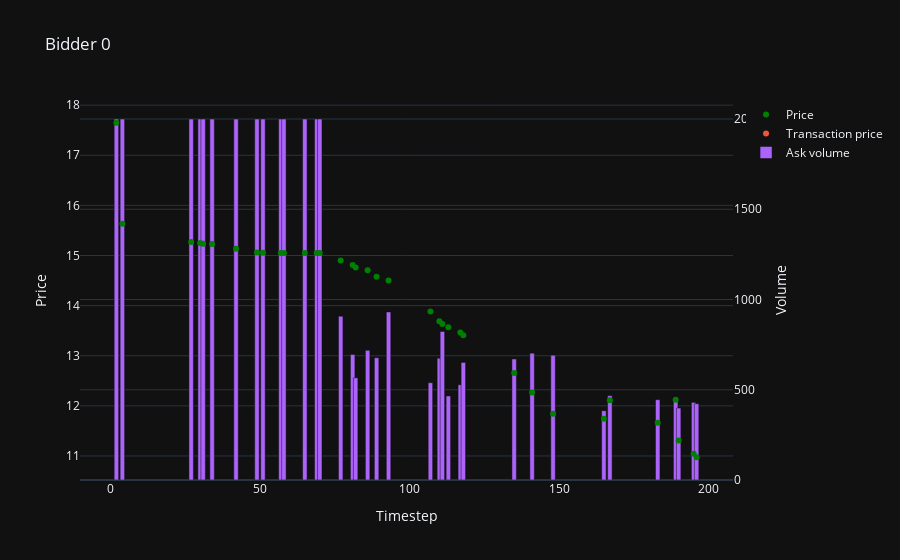
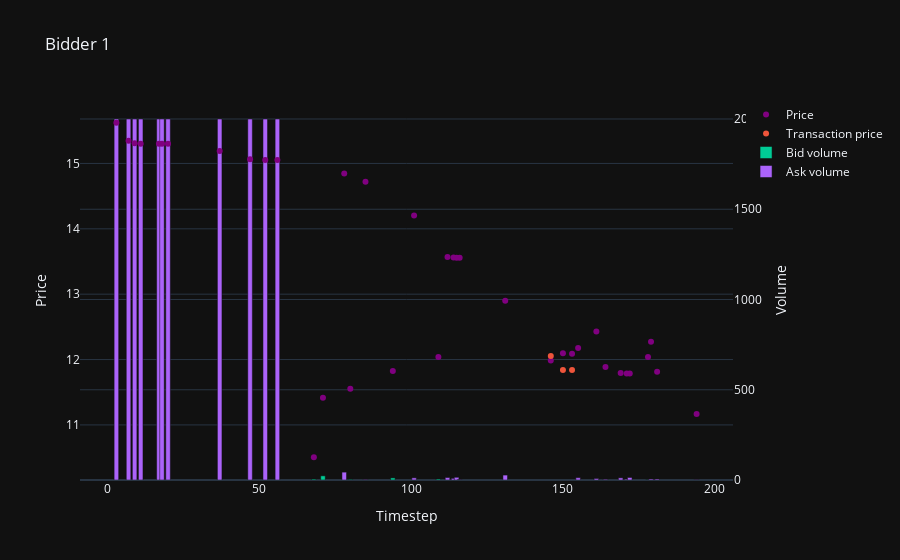
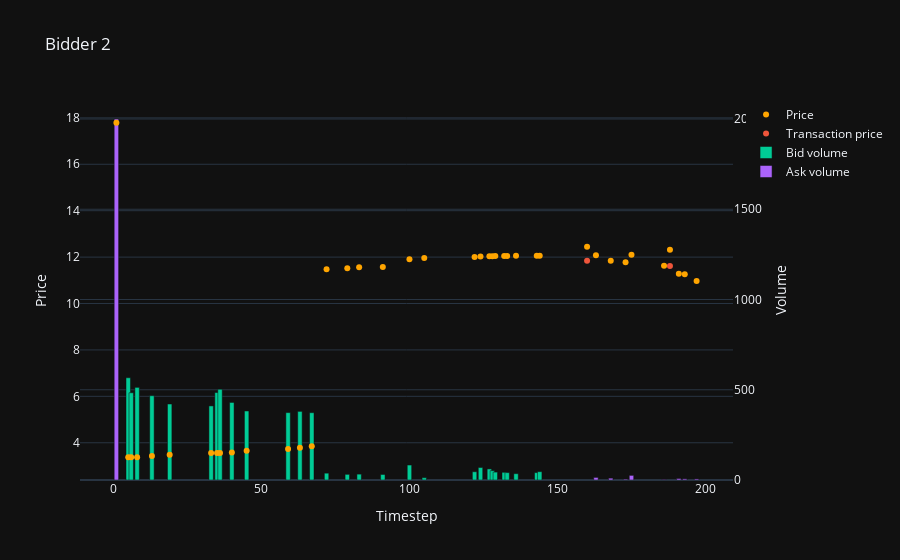
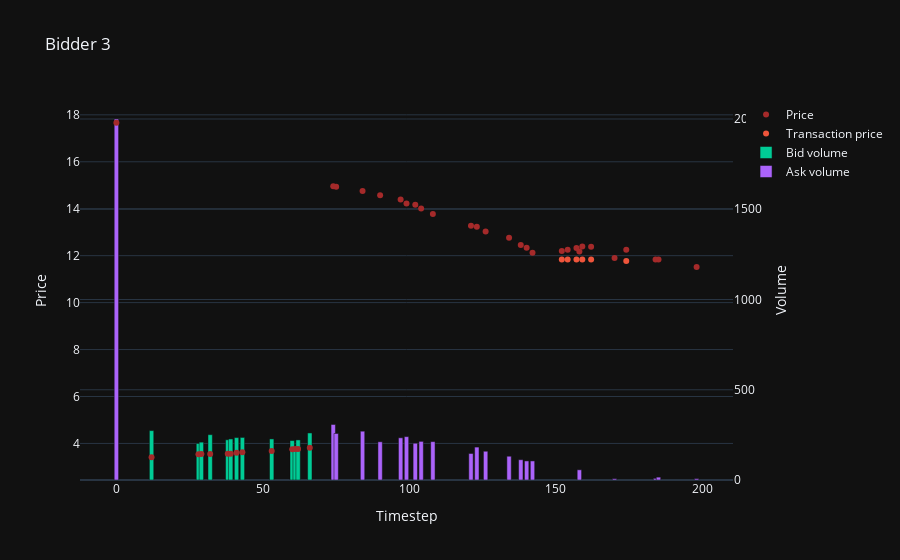

Notebook source saved alongside these figures, in order:
### Code cell
### Bids

for bidder in range(n):
    fig = go.Figure()

    # Add marker for 'bid price'
    fig.add_trace(go.Scatter(
        x=df_bid_logs.loc[df_bid_logs['bidder'] == bidder].index,
        y=df_bid_logs.loc[df_bid_logs['bidder'] == bidder, 'price'],
        mode='markers',
        name=f'Price',
        line=dict(width=2, color=bidder_colors[bidder]),  # Adjust line width if necessary
        yaxis='y'
    ))
    
    # Add marker for 'transaction price'
    fig.add_trace(go.Scatter(
        x=df_bid_logs.loc[df_bid_logs['bidder'] == bidder].index,
        y=df_bid_logs.loc[df_bid_logs['bidder'] == bidder, 'transaction_price'],
        mode='markers',
        name=f'Transaction price',
        line=dict(width=2),  # Adjust line width if necessary
        yaxis='y'
    ))
    
    # Add bar for 'volume'
    fig.add_trace(go.Bar(
        x=df_bid_logs.loc[(df_bid_logs['bidder'] == bidder) & (df_bid_logs['match_flag'] == 'bid')].index,
        y=df_bid_logs.loc[(df_bid_logs['bidder'] == bidder) & (df_bid_logs['match_flag'] == 'bid'), 'volume'],
        name='Bid volume',
        width=1.5,
        yaxis='y2',
    ))
    
    # Add bar for 'volume'
    fig.add_trace(go.Bar(
        x=df_bid_logs.loc[(df_bid_logs['bidder'] == bidder) & (df_bid_logs['match_flag'] == 'ask')].index,
        y=df_bid_logs.loc[(df_bid_logs['bidder'] == bidder) & (df_bid_logs['match_flag'] == 'ask'), 'volume'],
        name='Ask volume',
        width=1.5,
        yaxis='y2',
    ))
    
    # Update layout
    fig.update_layout(
        title=f'Bidder {bidder}',
        xaxis_title='Timestep',
        yaxis=dict(
            title='Price', 
            side='left',
            overlaying='y2',
            position=0),
        yaxis2=dict(
            title='Volume',
            side='right',
            position=1,
            )
    )
    
    # Show the plot
    fig.show()

### Figure 1 — Plotly figure (JSON) as saved in the notebook; plotly's stock layout.template omitted (floating-point values rounded to 4 significant figures)
{"data": [{"line": {"color": "green", "width": 2}, "mode": "markers", "name": "Price", "x": [2, 4, 27, 30, 31, 34, 42, 49, 51, 57, 58, 65, 69, 70, 77, 81, 82, 86, 89, 93, 107, 110, 111, 113, 117, 118, 135, 141, 148, 165, 167, 183, 189, 190, 195, 196], "y": [17.65, 15.63, 15.27, 15.25, 15.24, 15.23, 15.13, 15.06, 15.06, 15.05, 15.05, 15.05, 15.05, 15.05, 14.9, 14.81, 14.76, 14.71, 14.58, 14.5, 13.88, 13.69, 13.64, 13.57, 13.46, 13.41, 12.65, 12.27, 11.84, 11.74, 12.11, 11.66, 12.12, 11.31, 11.05, 10.97], "yaxis": "y", "type": "scatter"}, {"line": {"width": 2}, "mode": "markers", "name": "Transaction price", "x": [2, 4, 27, 30, 31, 34, 42, 49, 51, 57, 58, 65, 69, 70, 77, 81, 82, 86, 89, 93, 107, 110, 111, 113, 117, 118, 135, 141, 148, 165, 167, 183, 189, 190, 195, 196], "y": [null, null, null, null, null, null, null, null, null, null, null, null, null, null, null, null, null, null, null, null, null, null, null, null, null, null, null, null, null, null, null, null, null, null, null, null], "yaxis": "y", "type": "scatter"}, {"name": "Bid volume", "width": 1.5, "x": [], "y": [], "yaxis": "y2", "type": "bar"}, {"name": "Ask volume", "width": 1.5, "x": [2, 4, 27, 30, 31, 34, 42, 49, 51, 57, 58, 65, 69, 70, 77, 81, 82, 86, 89, 93, 107, 110, 111, 113, 117, 118, 135, 141, 148, 165, 167, 183, 189, 190, 195, 196], "y": [2000.0, 2000.0, 2000.0, 2000.0, 2000.0, 2000.0, 2000.0, 2000.0, 2000.0, 2000.0, 2000.0, 2000.0, 2000.0, 2000.0, 907.5, 695.5, 566.2, 718.2, 677.1, 931.1, 539.0, 674.7, 822.7, 465.4, 527.6, 651.3, 670.4, 702.5, 691.5, 383.7, 467.3, 444.9, 435.6, 398.7, 430.0, 422.4], "yaxis": "y2", "type": "bar"}], "layout": {"yaxis": {"title": {"text": "Price"}, "side": "left", "overlaying": "y2", "position": 0}, "yaxis2": {"title": {"text": "Volume"}, "side": "right", "position": 1}, "title": {"text": "Bidder 0"}, "xaxis": {"title": {"text": "Timestep"}}}}

### Figure 2 — Plotly figure (JSON) as saved in the notebook; plotly's stock layout.template omitted (floating-point values rounded to 4 significant figures)
{"data": [{"line": {"color": "purple", "width": 2}, "mode": "markers", "name": "Price", "x": [3, 7, 9, 11, 17, 18, 20, 37, 47, 52, 56, 68, 71, 78, 80, 85, 94, 101, 109, 112, 114, 115, 116, 131, 146, 150, 153, 155, 161, 164, 169, 171, 172, 178, 179, 181, 194], "y": [15.62, 15.35, 15.31, 15.3, 15.3, 15.3, 15.3, 15.19, 15.06, 15.05, 15.05, 10.51, 11.41, 14.85, 11.55, 14.72, 11.83, 14.2, 12.04, 13.57, 13.56, 13.56, 13.56, 12.9, 11.99, 12.1, 12.09, 12.18, 12.43, 11.89, 11.79, 11.79, 11.79, 12.04, 12.27, 11.81, 11.17], "yaxis": "y", "type": "scatter"}, {"line": {"width": 2}, "mode": "markers", "name": "Transaction price", "x": [3, 7, 9, 11, 17, 18, 20, 37, 47, 52, 56, 68, 71, 78, 80, 85, 94, 101, 109, 112, 114, 115, 116, 131, 146, 150, 153, 155, 161, 164, 169, 171, 172, 178, 179, 181, 194], "y": [null, null, null, null, null, null, null, null, null, null, null, null, null, null, null, null, null, null, null, null, null, null, null, null, 12.05, 11.84, 11.84, null, null, null, null, null, null, null, null, null, null], "yaxis": "y", "type": "scatter"}, {"name": "Bid volume", "width": 1.5, "x": [68, 71, 80, 94, 109, 178], "y": [5.124, 23.04, 3.569, 11.65, 5.732, 0.8646], "yaxis": "y2", "type": "bar"}, {"name": "Ask volume", "width": 1.5, "x": [3, 7, 9, 11, 17, 18, 20, 37, 47, 52, 56, 78, 85, 101, 112, 114, 115, 116, 131, 155, 161, 164, 169, 171, 172, 179, 181, 194], "y": [2000.0, 2000.0, 2000.0, 2000.0, 2000.0, 2000.0, 2000.0, 2000.0, 2000.0, 2000.0, 2000.0, 43.56, 3.023, 11.94, 13.56, 8.908, 14.91, 1.898, 27.25, 12.82, 8.317, 4.173, 11.81, 4.706, 13.87, 5.663, 5.557, 1.827], "yaxis": "y2", "type": "bar"}], "layout": {"yaxis": {"title": {"text": "Price"}, "side": "left", "overlaying": "y2", "position": 0}, "yaxis2": {"title": {"text": "Volume"}, "side": "right", "position": 1}, "title": {"text": "Bidder 1"}, "xaxis": {"title": {"text": "Timestep"}}}}

### Figure 3 — Plotly figure (JSON) as saved in the notebook; plotly's stock layout.template omitted (floating-point values rounded to 4 significant figures)
{"data": [{"line": {"color": "orange", "width": 2}, "mode": "markers", "name": "Price", "x": [1, 5, 6, 8, 13, 19, 33, 35, 36, 40, 45, 59, 63, 67, 72, 79, 83, 91, 100, 105, 122, 124, 127, 128, 129, 132, 133, 136, 143, 144, 160, 163, 168, 173, 175, 186, 188, 191, 193, 197], "y": [17.79, 3.375, 3.375, 3.375, 3.424, 3.478, 3.555, 3.555, 3.555, 3.577, 3.654, 3.728, 3.781, 3.845, 11.48, 11.52, 11.57, 11.58, 11.91, 11.97, 12.0, 12.02, 12.03, 12.04, 12.05, 12.05, 12.05, 12.05, 12.05, 12.05, 12.45, 12.08, 11.84, 11.78, 12.1, 11.62, 12.32, 11.28, 11.26, 10.97], "yaxis": "y", "type": "scatter"}, {"line": {"width": 2}, "mode": "markers", "name": "Transaction price", "x": [1, 5, 6, 8, 13, 19, 33, 35, 36, 40, 45, 59, 63, 67, 72, 79, 83, 91, 100, 105, 122, 124, 127, 128, 129, 132, 133, 136, 143, 144, 160, 163, 168, 173, 175, 186, 188, 191, 193, 197], "y": [null, null, null, null, null, null, null, null, null, null, null, null, null, null, null, null, null, null, null, null, null, null, null, null, null, null, null, null, null, null, 11.84, null, null, null, null, null, 11.62, null, null, null], "yaxis": "y", "type": "scatter"}, {"name": "Bid volume", "width": 1.5, "x": [5, 6, 8, 13, 19, 33, 35, 36, 40, 45, 59, 63, 67, 72, 79, 83, 91, 100, 105, 122, 124, 127, 128, 129, 132, 133, 136, 143, 144], "y": [566.5, 483.4, 513.2, 467.1, 420.9, 410.4, 484.6, 502.7, 429.6, 382.3, 373.3, 380.2, 372.8, 37.77, 31.3, 32.44, 30.6, 82.9, 12.97, 45.71, 69.24, 61.34, 51.53, 43.76, 42.62, 40.86, 35.01, 40.75, 46.13], "yaxis": "y2", "type": "bar"}, {"name": "Ask volume", "width": 1.5, "x": [1, 163, 168, 173, 175, 186, 191, 193, 197], "y": [2000.0, 14.2, 10.15, 4.749, 25.49, 3.023, 8.385, 6.294, 5.924], "yaxis": "y2", "type": "bar"}], "layout": {"yaxis": {"title": {"text": "Price"}, "side": "left", "overlaying": "y2", "position": 0}, "yaxis2": {"title": {"text": "Volume"}, "side": "right", "position": 1}, "title": {"text": "Bidder 2"}, "xaxis": {"title": {"text": "Timestep"}}}}

### Figure 4 — Plotly figure (JSON) as saved in the notebook; plotly's stock layout.template omitted (floating-point values rounded to 4 significant figures)
{"data": [{"line": {"color": "brown", "width": 2}, "mode": "markers", "name": "Price", "x": [0, 12, 28, 29, 32, 38, 39, 41, 43, 53, 60, 61, 62, 66, 74, 75, 84, 90, 97, 99, 102, 104, 108, 121, 123, 126, 134, 138, 140, 142, 152, 154, 157, 158, 159, 162, 170, 174, 184, 185, 198], "y": [17.66, 3.412, 3.544, 3.551, 3.554, 3.556, 3.557, 3.607, 3.621, 3.681, 3.749, 3.759, 3.764, 3.821, 14.96, 14.94, 14.76, 14.57, 14.39, 14.22, 14.17, 14.01, 13.78, 13.28, 13.23, 13.03, 12.77, 12.45, 12.34, 12.12, 12.2, 12.26, 12.33, 12.18, 12.39, 12.38, 11.9, 12.25, 11.84, 11.84, 11.52], "yaxis": "y", "type": "scatter"}, {"line": {"width": 2}, "mode": "markers", "name": "Transaction price", "x": [0, 12, 28, 29, 32, 38, 39, 41, 43, 53, 60, 61, 62, 66, 74, 75, 84, 90, 97, 99, 102, 104, 108, 121, 123, 126, 134, 138, 140, 142, 152, 154, 157, 158, 159, 162, 170, 174, 184, 185, 198], "y": [null, null, null, null, null, null, null, null, null, null, null, null, null, null, null, null, null, null, null, null, null, null, null, null, null, null, null, null, null, null, 11.84, 11.84, 11.84, null, 11.84, 11.84, null, 11.78, null, null, null], "yaxis": "y", "type": "scatter"}, {"name": "Bid volume", "width": 1.5, "x": [12, 28, 29, 32, 38, 39, 41, 43, 53, 60, 61, 62, 66], "y": [273.7, 202.5, 209.6, 251.2, 222.9, 227.4, 235.0, 235.8, 227.5, 218.5, 163.5, 222.0, 260.6], "yaxis": "y2", "type": "bar"}, {"name": "Ask volume", "width": 1.5, "x": [0, 74, 75, 84, 90, 97, 99, 102, 104, 108, 121, 123, 126, 134, 138, 140, 142, 158, 170, 184, 185, 198], "y": [2000.0, 307.6, 257.8, 270.4, 211.7, 233.8, 240.2, 203.7, 214.0, 212.5, 146.9, 182.4, 159.3, 131.7, 112.4, 105.6, 105.6, 56.53, 7.318, 9.157, 15.84, 7.654], "yaxis": "y2", "type": "bar"}], "layout": {"yaxis": {"title": {"text": "Price"}, "side": "left", "overlaying": "y2", "position": 0}, "yaxis2": {"title": {"text": "Volume"}, "side": "right", "position": 1}, "title": {"text": "Bidder 3"}, "xaxis": {"title": {"text": "Timestep"}}}}
